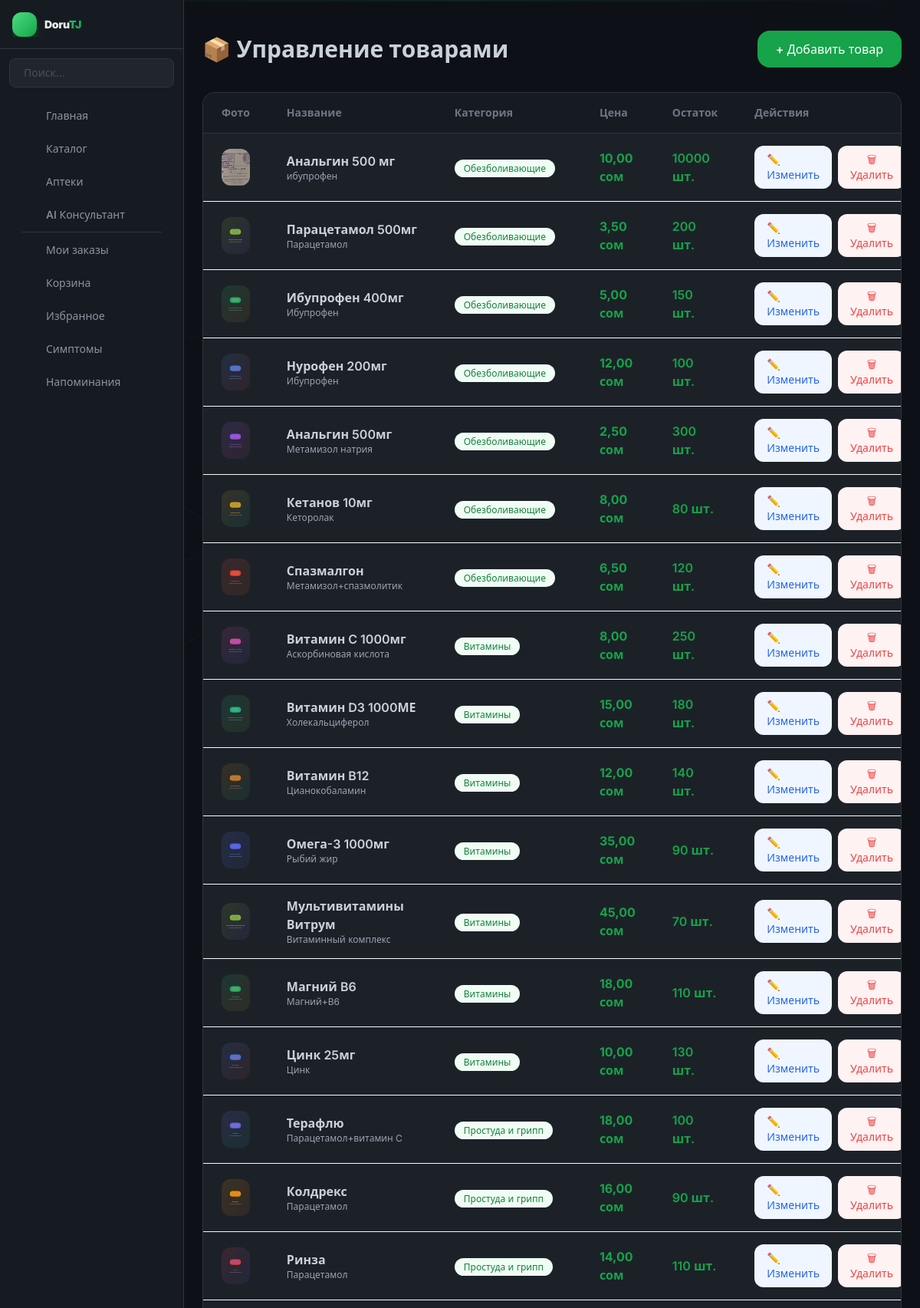
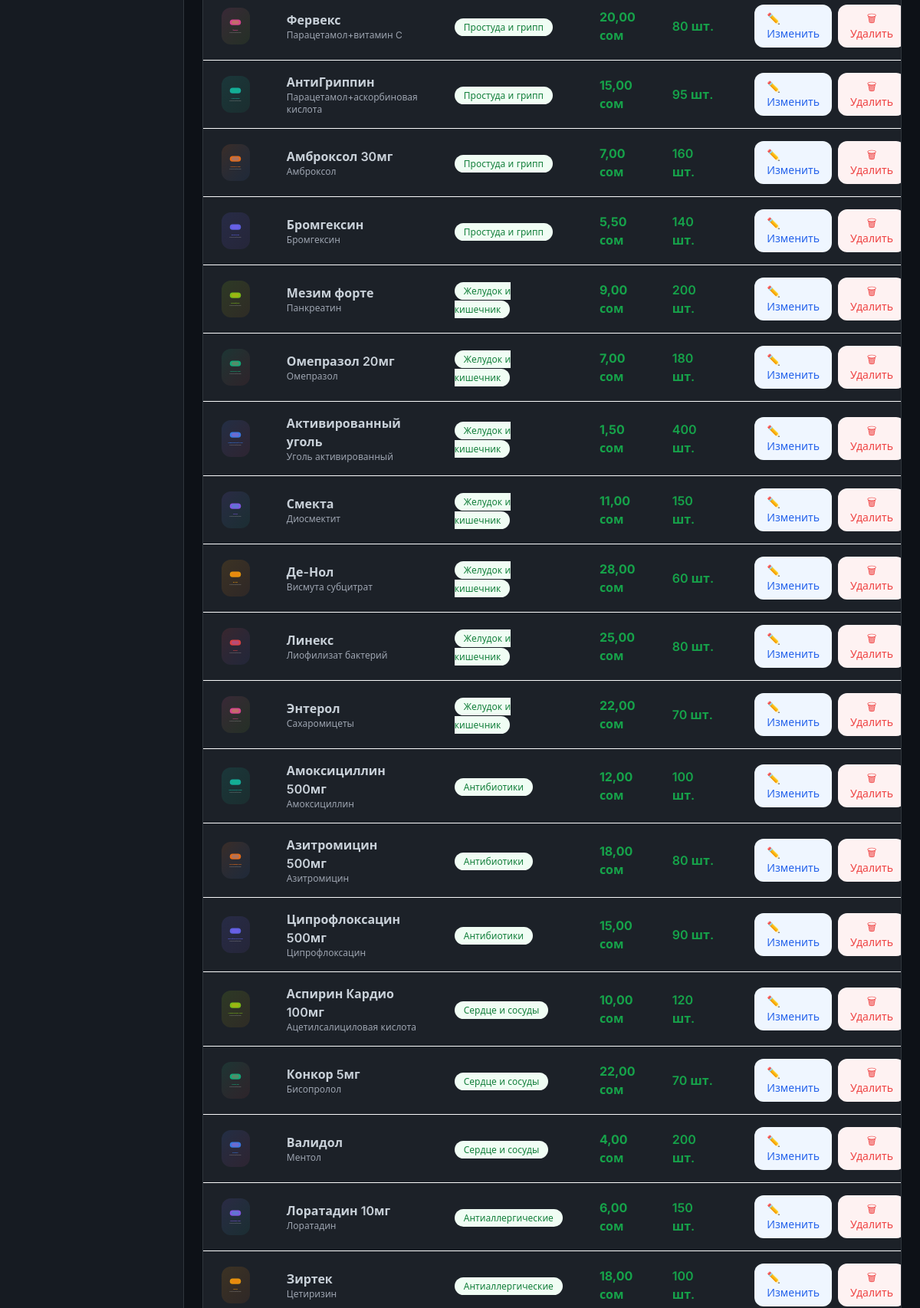
The app's page /admin-panel/products/ (signed in, upper part) with its own data (2 pictures, top to bottom).
### products/models.py (models this page shows, shortened)
class Product(models.Model):
    category = models.ForeignKey(Category, on_delete=models.CASCADE)
    manufacturer = models.ForeignKey(Manufacturer, on_delete=models.SET_NULL, null=True)
    name = models.CharField(max_length=200)
    description = models.TextField(blank=True)
    price = models.DecimalField(max_digits=10, decimal_places=2)
    stock = models.PositiveIntegerField(default=0)
    image = models.ImageField(upload_to='products/', blank=True, null=True)
    is_prescription = models.BooleanField(default=False)
    active_substance = models.CharField(max_length=200, blank=True)
    created_at = models.DateTimeField(auto_now_add=True)
    is_deleted = models.BooleanField(default=False)

class Category(models.Model):
    name = models.CharField(max_length=255)
    slug = models.SlugField(unique=True)
    icon = models.ImageField(upload_to='icons/', null=True, blank=True)
    is_deleted = models.BooleanField(default=False)
    def __str__(self):
        return self.name

### products/views.py (the view, shortened to what this page needs)
# urls.py: path('admin-panel/products/', views.ProductView.as_view(), name='product_list'),
class ProductView(LoginRequiredMixin,generic.ListView):
    model = Product
    template_name = 'product_list.html'
    context_object_name = 'products'
    def get_queryset(self):
        return Product.objects.filter(is_deleted=False)

### accounts/backend.py (called while the page is built)
    def get_user(self, user_id):
        try:
            return User.objects.get(pk=user_id)
        except User.DoesNotExist:
            return None

### server/context_processors.py (called while the page is built)
def mobile_nav_items(request):
    if request.user.is_authenticated and not request.user.is_courier and not request.user.is_manager:
        items = [
            {'url': reverse('catalog'), 'icon': 'ti ti-pill', 'label': _('Каталог')},
            {'url': reverse('pharmacy_list'), 'icon': 'ti ti-building-hospital', 'label': _('Аптеки')},
            {'url': reverse('consultant'), 'icon': 'ti ti-robot', 'label': _('AI Консультант')},
            {'url': reverse('my_orders'), 'icon': 'ti ti-package', 'label': _('Заказы')},
            {'url': reverse('favorites'), 'icon': 'ti ti-star', 'label': _('Избранное')},
            {'url': reverse('symptom_search'), 'icon': 'ti ti-stethoscope', 'label': _('Симптомы')},
            {'url': reverse('reminders'), 'icon': 'ti ti-bell-plus', 'label': _('Напоминания')},
        ]
        return {'mobile_nav_items': items}
    return {}

### templates/product_list.html (shortened to what this page needs)
{% extends 'base.html' %}
{% load i18n %}
{% block content %}
<div class="flex items-center justify-between mb-8">
    <h1 class="text-3xl font-bold text-gray-800">{% trans '📦 Управление товарами' %}</h1>
    <a href="{% url 'product_add' %}"
       class="bg-green-600 text-white px-6 py-3 rounded-2xl hover:bg-green-700 transition font-medium">
        {% trans '+ Добавить товар' %}
    </a>
</div>
<div class="bg-white rounded-2xl border border-gray-100 overflow-hidden">
    <table class="w-full">
        <thead class="bg-gray-50 border-b border-gray-100">
            <tr>
                <th class="text-left px-6 py-4 text-sm font-semibold text-gray-500">{% trans 'Фото' %}</th>
                <th class="text-left px-6 py-4 text-sm font-semibold text-gray-500">{% trans 'Название' %}</th>
                <th class="text-left px-6 py-4 text-sm font-semibold text-gray-500">{% trans 'Категория' %}</th>
                <th class="text-left px-6 py-4 text-sm font-semibold text-gray-500">{% trans 'Цена' %}</th>
                <th class="text-left px-6 py-4 text-sm font-semibold text-gray-500">{% trans 'Остаток' %}</th>
                <th class="text-left px-6 py-4 text-sm font-semibold text-gray-500">{% trans 'Действия' %}</th>
            </tr>
        </thead>
        <tbody class="divide-y divide-gray-50">
            {% for product in products %}
            <tr class="hover:bg-gray-50 transition">
                <td class="px-6 py-4">
                    {% if product.image %}
                        <img src="{{ product.image.url }}" class="w-12 h-12 rounded-xl object-cover">
                    {% else %}
                        <div class="w-12 h-12 rounded-xl bg-green-50 flex items-center justify-center text-2xl">💊</div>
                    {% endif %}
                </td>
                <td class="px-6 py-4">
                    <p class="font-semibold text-gray-800">{{ product.name }}</p>
                    <p class="text-xs text-gray-400">{{ product.active_substance }}</p>
                </td>
                <td class="px-6 py-4">
                    <span class="bg-green-50 text-green-700 text-xs px-3 py-1 rounded-full">
                        {{ product.category }}
                    </span>
                </td>
                <td class="px-6 py-4 font-bold text-green-600">{{ product.price }} {% trans 'сом' %}</td>
                <td class="px-6 py-4">
                    <span class="{% if product.stock > 10 %}text-green-600{% elif product.stock > 0 %}text-orange-500{% else %}text-red-500{% endif %} font-semibold">
                        {{ product.stock }} {% trans 'шт.' %}
                    </span>
                </td>
                <td class="px-6 py-4">
                    <div class="flex gap-2">
                        <a href="{% url 'product_edit' product.pk %}"
                           class="bg-blue-50 text-blue-600 px-4 py-2 rounded-xl text-sm hover:bg-blue-100 transition">
                            {% trans '✏️ Изменить' %}
                        </a>
                        <form method="POST" action="{% url 'product_delete' product.pk %}"
                              onsubmit="return confirm('Удалить {{ product.name }}?')">
                            <button type="submit"
                                    class="bg-red-50 text-red-500 px-4 py-2 rounded-xl text-sm hover:bg-red-100 transition">
                                {% trans '🗑 Удалить' %}
                            </button>
                        </form>
                    </div>
                </td>
            </tr>
            {% endfor %}
        </tbody>
    </table>
</div>
{% endblock %}

### templates/base.html (style rules this page uses)
*,*::before,*::after { box-sizing:border-box }
html { font-family:'Inter',system-ui,sans-serif }
html.dark body { background:#0d1117!important;color:#e6edf3!important }
html.dark .bg-white { background-color:#1c2128!important }
html.dark .bg-gray-50 { background-color:#161b22!important }
html.dark .border-gray-100,html.dark .border-gray-200 { border-color:#30363d!important }
html.dark .text-gray-800 { color:#c9d1d9!important }
html.dark .text-gray-500 { color:#6e7681!important }

### records on screen
Product: image (picture), name "Анальгин 500 мг", active_substance "ибупрофен", category "Обезболивающие", price "10,00", stock "10000"
Product: image (picture), name "Парацетамол 500мг", active_substance "Парацетамол", category "Обезболивающие", price "3,50", stock "200"
Product: image (picture), name "Ибупрофен 400мг", active_substance "Ибупрофен", category "Обезболивающие", price "5,00", stock "150"
Product: image (picture), name "Нурофен 200мг", active_substance "Ибупрофен", category "Обезболивающие", price "12,00", stock "100"
Product: image (picture), name "Анальгин 500мг", active_substance "Метамизол натрия", category "Обезболивающие", price "2,50", stock "300"
Product: image (picture), name "Кетанов 10мг", active_substance "Кеторолак", category "Обезболивающие", price "8,00", stock "80"
Product: image (picture), name "Спазмалгон", active_substance "Метамизол+спазмолитик", category "Обезболивающие", price "6,50", stock "120"
Product: image (picture), name "Витамин C 1000мг", active_substance "Аскорбиновая кислота", category "Витамины", price "8,00", stock "250"
Product: image (picture), name "Витамин D3 1000МЕ", active_substance "Холекальциферол", category "Витамины", price "15,00", stock "180"
Product: image (picture), name "Витамин B12", active_substance "Цианокобаламин", category "Витамины", price "12,00", stock "140"
Product: image (picture), name "Омега-3 1000мг", active_substance "Рыбий жир", category "Витамины", price "35,00", stock "90"
Product: image (picture), name "Мультивитамины Витрум", active_substance "Витаминный комплекс", category "Витамины", price "45,00", stock "70"
Product: image (picture), name "Магний B6", active_substance "Магний+B6", category "Витамины", price "18,00", stock "110"
Product: image (picture), name "Цинк 25мг", active_substance "Цинк", category "Витамины", price "10,00", stock "130"
Product: image (picture), name "Терафлю", active_substance "Парацетамол+витамин C", category "Простуда и грипп", price "18,00", stock "100"
Product: image (picture), name "Колдрекс", active_substance "Парацетамол", category "Простуда и грипп", price "16,00", stock "90"
Product: image (picture), name "Ринза", active_substance "Парацетамол", category "Простуда и грипп", price "14,00", stock "110"
Product: image (picture), name "Фервекс", active_substance "Парацетамол+витамин C", category "Простуда и грипп", price "20,00", stock "80"
Product: image (picture), name "АнтиГриппин", active_substance "Парацетамол+аскорбиновая кислота", category "Простуда и грипп", price "15,00", stock "95"
Product: image (picture), name "Амброксол 30мг", active_substance "Амброксол", category "Простуда и грипп", price "7,00", stock "160"
Product: image (picture), name "Бромгексин", active_substance "Бромгексин", category "Простуда и грипп", price "5,50", stock "140"
Product: image (picture), name "Мезим форте", active_substance "Панкреатин", category "Желудок и кишечник", price "9,00", stock "200"
Product: image (picture), name "Омепразол 20мг", active_substance "Омепразол", category "Желудок и кишечник", price "7,00", stock "180"
Product: image (picture), name "Активированный уголь", active_substance "Уголь активированный", category "Желудок и кишечник", price "1,50", stock "400"
Product: image (picture), name "Смекта", active_substance "Диосмектит", category "Желудок и кишечник", price "11,00", stock "150"
Product: image (picture), name "Де-Нол", active_substance "Висмута субцитрат", category "Желудок и кишечник", price "28,00", stock "60"
Product: image (picture), name "Линекс", active_substance "Лиофилизат бактерий", category "Желудок и кишечник", price "25,00", stock "80"
Product: image (picture), name "Энтерол", active_substance "Сахаромицеты", category "Желудок и кишечник", price "22,00", stock "70"
Product: image (picture), name "Амоксициллин 500мг", active_substance "Амоксициллин", category "Антибиотики", price "12,00", stock "100"
Product: image (picture), name "Азитромицин 500мг", active_substance "Азитромицин", category "Антибиотики", price "18,00", stock "80"
Product: image (picture), name "Ципрофлоксацин 500мг", active_substance "Ципрофлоксацин", category "Антибиотики", price "15,00", stock "90"
Product: image (picture), name "Аспирин Кардио 100мг", active_substance "Ацетилсалициловая кислота", category "Сердце и сосуды", price "10,00", stock "120"
Product: image (picture), name "Конкор 5мг", active_substance "Бисопролол", category "Сердце и сосуды", price "22,00", stock "70"
Product: image (picture), name "Валидол", active_substance "Ментол", category "Сердце и сосуды", price "4,00", stock "200"
Product: image (picture), name "Лоратадин 10мг", active_substance "Лоратадин", category "Антиаллергические", price "6,00", stock "150"
Product: image (picture), name "Зиртек", active_substance "Цетиризин", category "Антиаллергические", price "18,00", stock "100"
